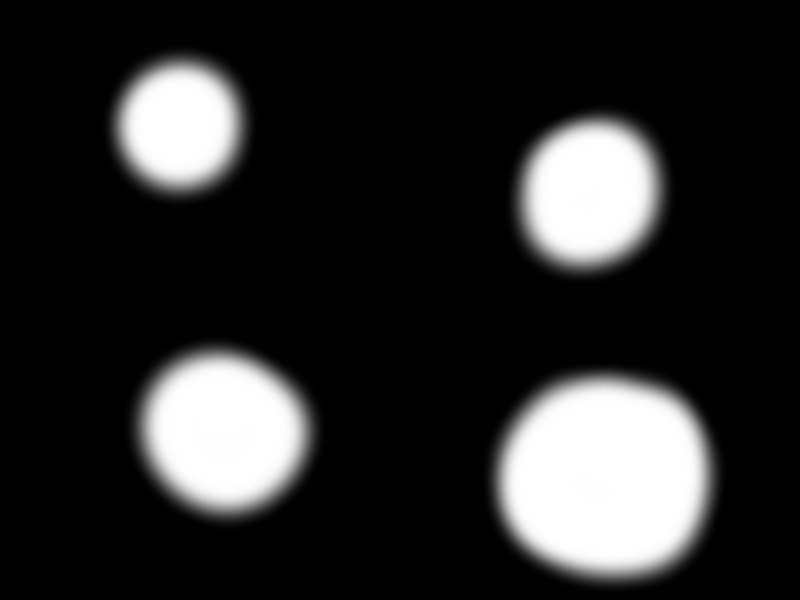
#> input picture test_blobs.png, 800 x 600 px
$ python test_cv.py
#> lines starting #> are read from the running program, lines starting #| are printed output that depends on the picture; after the words box and inside, x2 and y2 are one past the last pixel; in counts of white or black regions, pixels touching at a corner belong together
# coding: utf-8
import cv2

cv2.namedWindow('Original')
cv2.namedWindow('Test')

a = cv2.imread('test_blobs.png')
#> a is the input picture: shape (600, 800, 3); min 0, max 255, mean 42.8

gray = cv2.cvtColor(a, cv2.COLOR_BGR2GRAY)

ret, b = cv2.threshold(gray, 20, 255, cv2.THRESH_BINARY)
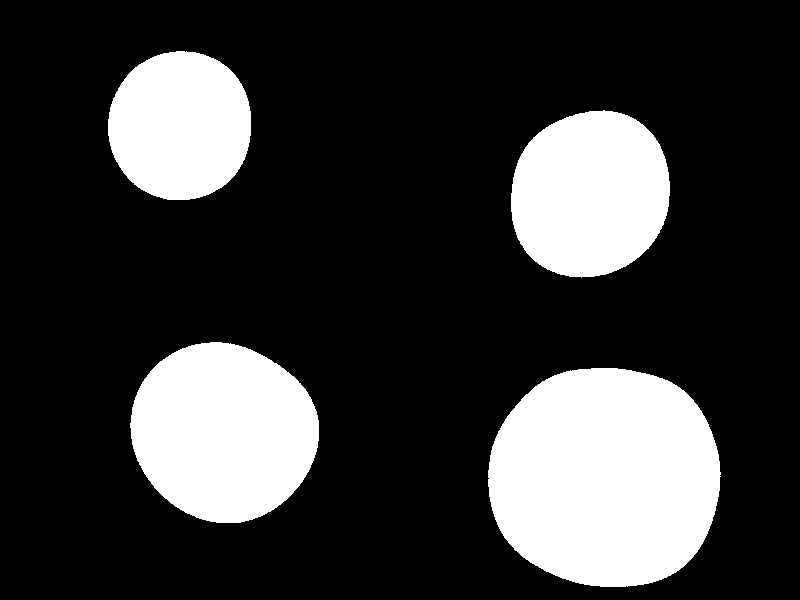
#> b: shape (600, 800); 22% white; 4 white regions

cv2.imshow('Test', b)

contornos, jerarquia = cv2.findContours(b, cv2.RETR_EXTERNAL, cv2.CHAIN_APPROX_SIMPLE)
#> contornos = 4 contours; box (x1, y1, x2, y2) and area: (488, 368, 721, 587) 40834, (130, 342, 319, 523) 26104, (511, 110, 670, 278) 20967, (108, 51, 251, 200) 16766; jerarquia = [[1, -1, -1, -1], [2, 0, -1, -1], [3, 1, -1, -1], [-1, 2, -1, -1]]

for cnt in contornos:
    center, radius = cv2.minEnclosingCircle(cnt)
    center = tuple(map(int, center))
    radius = int(radius)
    cv2.circle(a, center, radius, (255, 0, 0), 5)
#> this loop made 4 passes
#> (center, radius) on passes 1 to 4: ((605, 478), 117), ((224, 428), 94), ((589, 192), 86), ((180, 125), 74)
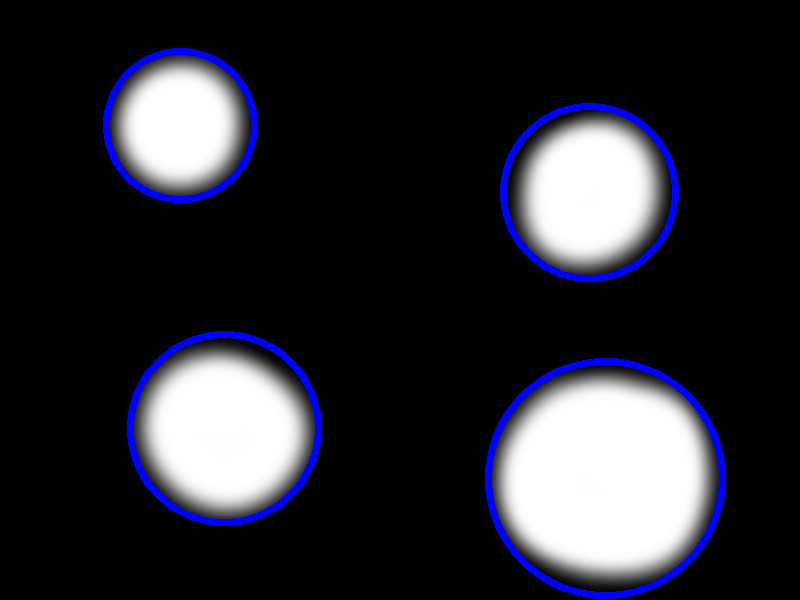
#> a: shape (600, 800, 3); 3.39% of pixels changed, all inside (x1, y1, x2, y2) = (103, 48, 726, 599)

cv2.imshow('Original', a)

while True:
    if cv2.waitKey(1) == 27:
#> (key Esc is pressed here)
        break
